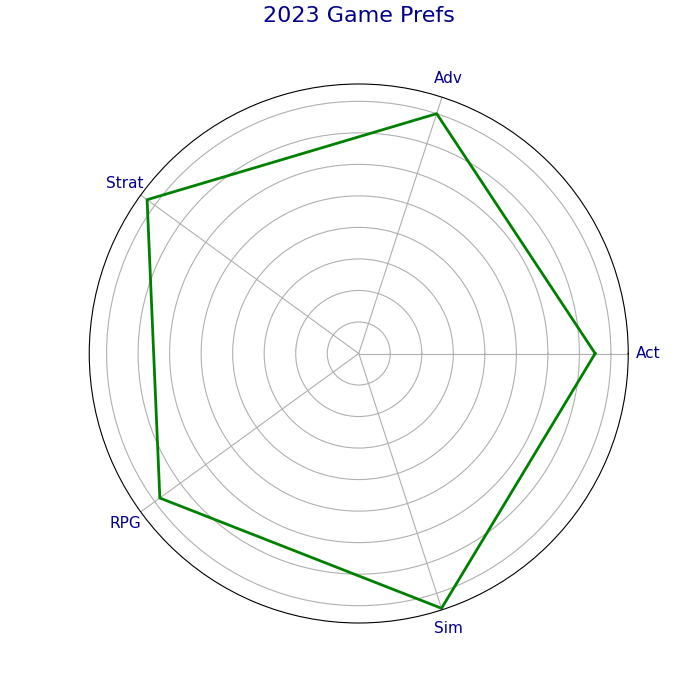

Write the Python code that produced this figure.
import matplotlib.pyplot as plt
import numpy as np

categories = ['Act', 'Adv', 'Strat', 'RPG', 'Sim']
num_vars = len(categories)

ratings = [7.5, 8.0, 8.3, 7.8, 8.5]

angles = np.linspace(0, 2 * np.pi, num_vars, endpoint=False).tolist()
ratings += ratings[:1]
angles += angles[:1]

fig, ax = plt.subplots(figsize=(7, 7), subplot_kw=dict(polar=True))

# Manually assigning new, shuffled color sequence
ax.plot(angles, ratings, color='green', linewidth=2)

ax.set_yticklabels([])
ax.set_xticks(angles[:-1])
ax.set_xticklabels(categories, fontsize=11, color='darkblue')

plt.title('2023 Game Prefs', size=16, color='darkblue', y=1.1)

plt.show()
